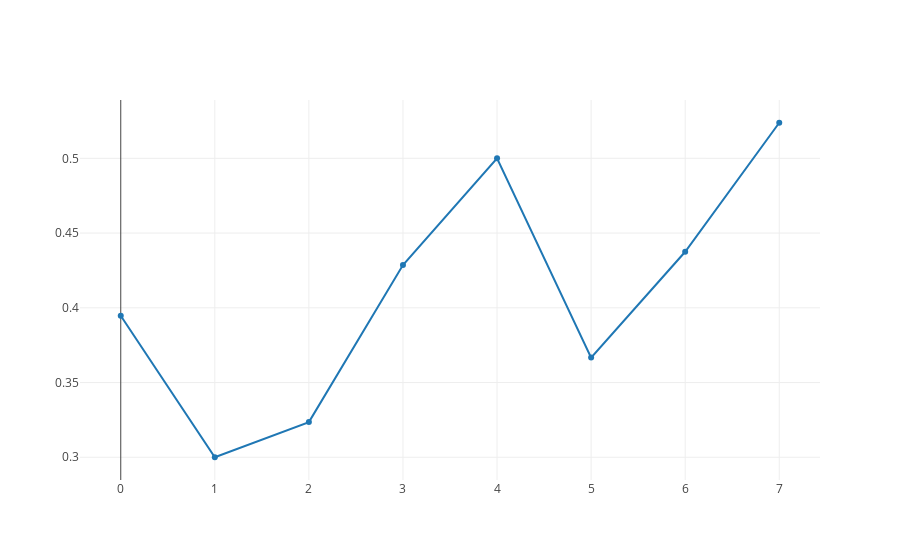

The notebook cell saved with this chart:
### Code cell
# noexport

plot_response_rate_since_first_impression_per_day()

### Figure 1 — Plotly figure (JSON) as saved in the notebook; plotly's stock layout.template omitted (floating-point values rounded to 4 significant figures)
{"data": [{"type": "scatter", "uid": "f46f7d42-d399-4fd2-b93b-8f370b5a0cc5", "x": [0, 1, 2, 3, 4, 5, 6, 7], "y": [0.3947, 0.3, 0.3235, 0.4286, 0.5, 0.3667, 0.4375, 0.5238]}], "layout": {}}
